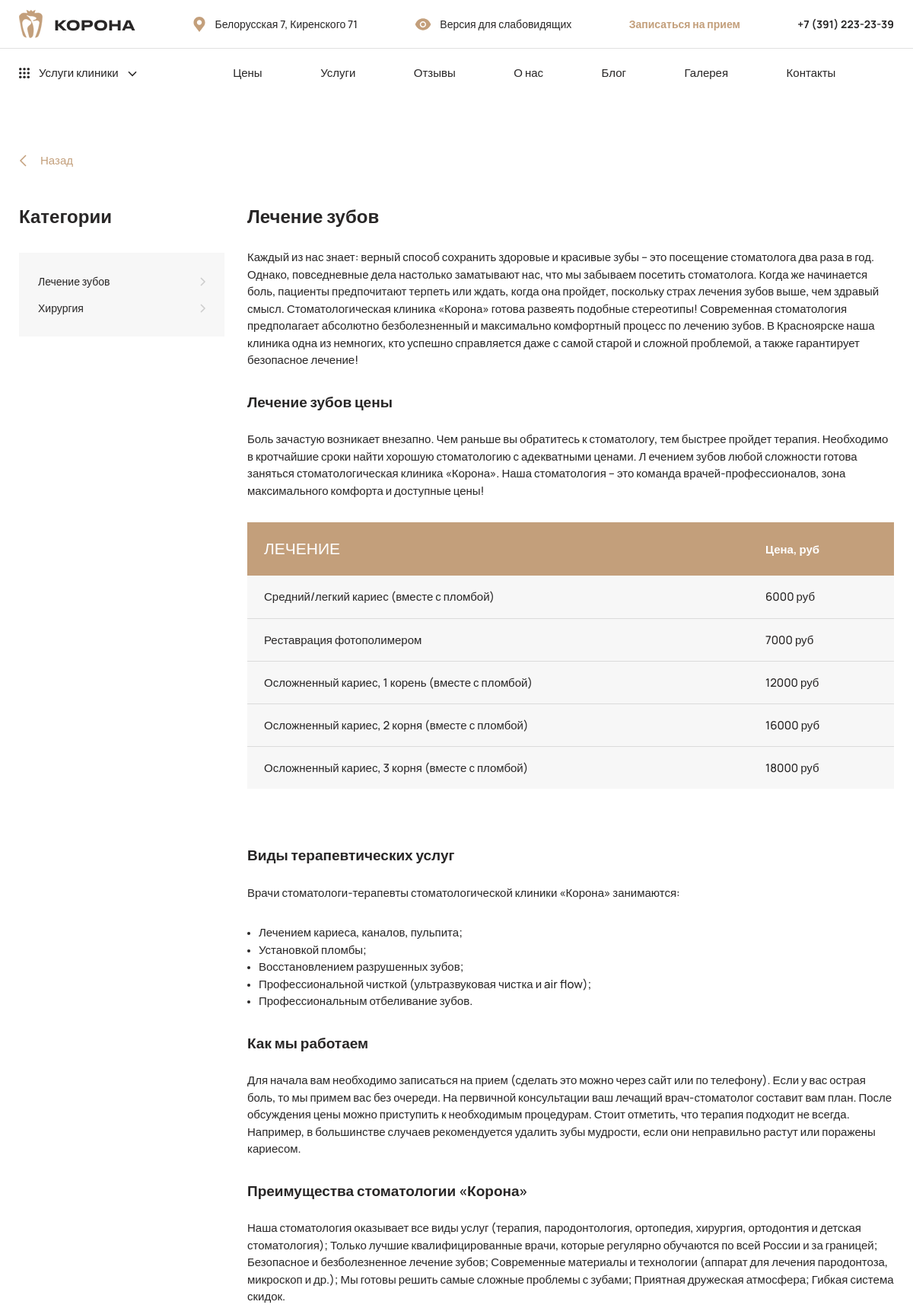
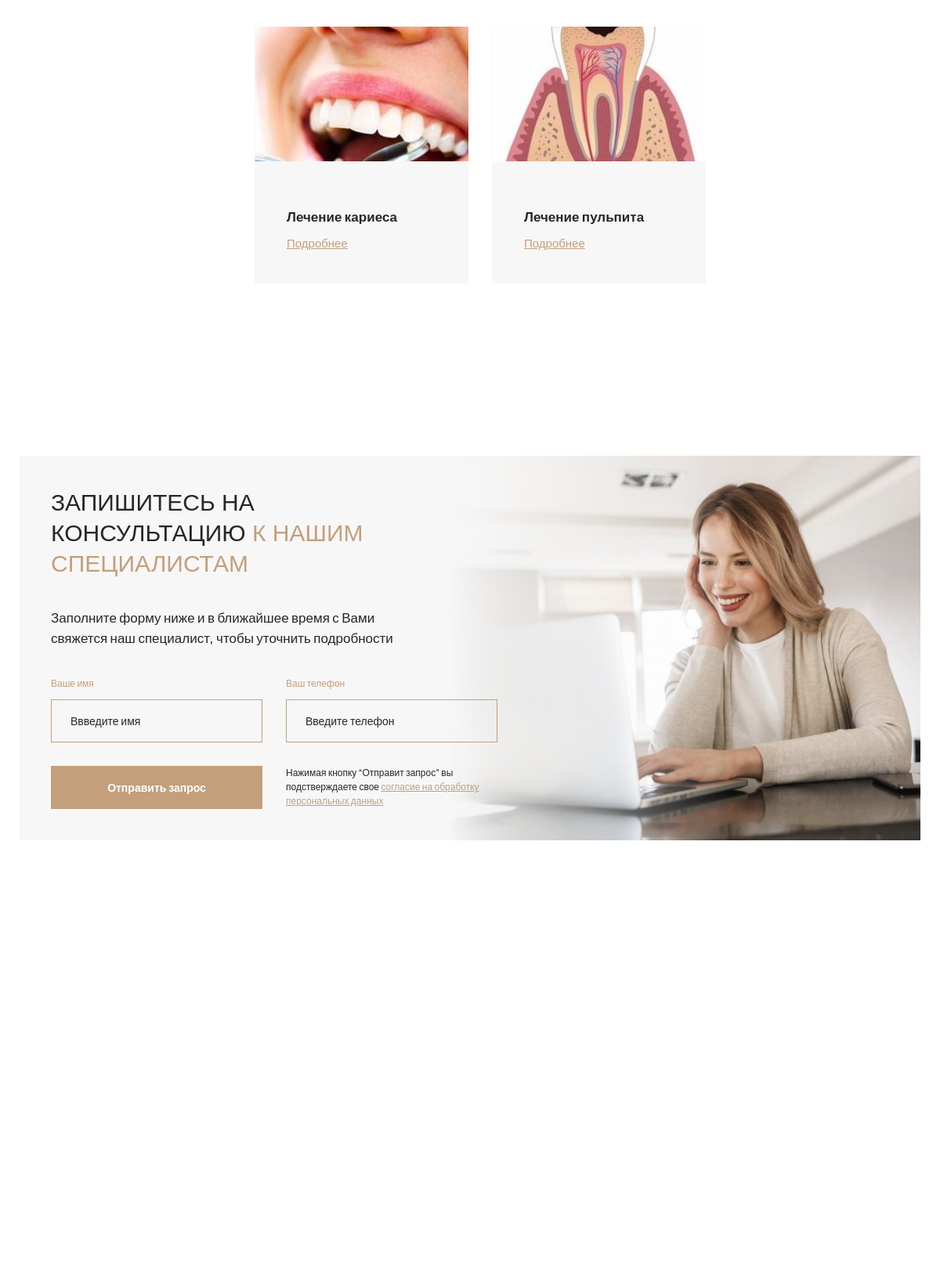
The page /uslugi/s1/ (upper part) on the database its author committed (2 pictures, top to bottom).
### services/models.py (models this page shows, shortened)
class Service(models.Model):
    url = models.TextField(
        verbose_name=_('Название страницы услуги'),
        help_text=_('Будет использоваться в URL страницы.'),
    )
    preview = models.OneToOneField(
        PreviewService,
        on_delete=CASCADE,
        verbose_name=_('Превью для главной'),
        related_name='service'
    )
    name = models.TextField(
        verbose_name=_('Название услуги'),
    )
    description = models.TextField(
        verbose_name=_('Описание услуги'),
    )
    title_price_block = models.TextField(
        verbose_name=_('Заголовок для блока цен'),
    )
    description_price_block = models.TextField(
        verbose_name=_('Описание для блока цен'),
    )
    class Meta:
        verbose_name = _('Услуга')
        verbose_name_plural = _('Услуги')
    def get_absolute_url(self) -> str:
        return reverse('services:service', args=(str(self.url), ))

class Therapy(models.Model):
    name = models.TextField(
        verbose_name=_('Название'),
    )
    price = models.IntegerField(
        verbose_name=_('Цена'),
        validators=[validators.MinValueValidator(0)],
    )
    description = models.TextField(
        verbose_name=_('Описание'),
        help_text=_('Необходимо для улучшения индексации страниц '
                    'поисковыми роботами.'),
    )
    service = models.ForeignKey(
        to=Service,
        on_delete=models.CASCADE,
        related_name='therapies',
        related_query_name='therapy',
    )
    class Meta:
        verbose_name = _('Лечение')
        verbose_name_plural = _('Виды лечения')

class InformationService(models.Model):
    information_markdown = models.TextField(
        verbose_name=_('Дополнительная информация об услуге'),
        help_text=_('Поддерживает markdown.'),
    )
    information_html = models.TextField(
        editable=False,
    )
    service = models.OneToOneField(
        to=Service,
        on_delete=models.CASCADE,
        related_name='information',
        related_query_name='information',
    )
    class Meta:
        verbose_name = _('Дополнительная информация')
        verbose_name_plural = _('Дополнительная информация')

class ServiceArticle(models.Model):
    url = models.TextField(
        verbose_name=_('Название страницы статьи'),
        help_text=_('Будет использоваться в URL страницы.'),
    )
    title = models.TextField(
        verbose_name=_('Заголовок статьи'),
    )
    description = models.TextField(
        verbose_name=_('Описание'),
        help_text=_('Первый абзац статьи'),
    )
    image = models.ImageField(
        upload_to='sys/article_images/',
        verbose_name=_('Изображение статьи'),
        help_text=_('Будет отображаться в статье и в '
                    'ее миниатюре в списке статей.'),
    )
    alt_image = models.TextField(
        verbose_name=_('Описание изображения'),
    )
    image_description = models.TextField(
        verbose_name=_('Описание изображение статьи'),
    )
    image_description_html = models.TextField(
        editable=False,
    )
    information_markdown = models.TextField(
        verbose_name=_('Основная информация'),
        help_text=_('Поддерживает markdown.'),
    )
    information_html = models.TextField(
        editable=False,
    )
    service = models.ForeignKey(
        to='Service',
        on_delete=models.CASCADE,
        related_name='service_articles',
        related_query_name='service_article',
        verbose_name=_('Услуга'),
    )
    class Meta:
        verbose_name = _('Статья об услуги')
        verbose_name_plural = _('Статьи об услуги')
    def get_absolute_url(self) -> str:
        return reverse('services:article',
                       args=(str(self.service.url), str(self.url), ))

### services/views.py (the view)
# urls.py: path('<str:service_url>/', views.service, name='service'),
def service(request: HttpRequest, service_url: str) -> HttpResponse:
    current_service = get_object_or_404(Service, url=service_url)
    context = {
        'current_service': current_service,
    }
    return render(request=request,
                  template_name='services/service.html',
                  context=context)

### common_info/context_processors.py (called while the page is built)
def get_site_settings(request: HttpRequest) -> Dict[str, Any]:
    return {'site_settings': SiteSettings.load()}

### services/context_processors.py (called while the page is built)
def get_all_services(request: HttpRequest) -> Dict[str, Any]:
    all_services = Service.objects.all()
    return {'all_services': all_services}

### utils/models/singleton_model.py (called while the page is built)
    @classmethod
    def load(cls):
        try:
            return cls.objects.get()
        except cls.DoesNotExist:
            return cls()

### visual_version_handler/context_processors.py (called while the page is built)
def visually_impaired(request: HttpRequest) -> Dict[str, Any]:
    visually_impaired_param: bool = request.session.get('visually_impaired', False)
    return {'visually_impaired': visually_impaired_param}

### services/templates/services/service.html (shortened to what this page needs)
{% extends 'layouts/base.html' %}
{% load static %}
 {% block content %}
<section class='service-page'>
    <div class='container'>
        <a onclick="javascript:history.back();" class="service-page__back">
            <svg width="10" height="16" viewBox="0 0 10 16" fill="none" xmlns="http://www.w3.org/2000/svg">
                    <path d="M9 1L2 8L9 15" stroke="#C39F7B" stroke-width="1.5"/>
                </svg>
            <span>Назад</span>
        </a>
        <div class='service-page__inner'>
            <div class="service-page__sidebar">
                <h3 class="service-page__title">Категории</h3>
                <div class="service-page__sidebar-items">
                    {% for service in all_services %}
                    <a href="{{ service.get_absolute_url }}" class="service-page__sidebar-item">
                        <span>{{ service.name }}</span>
                        <svg width="8" height="12" viewBox="0 0 8 12" fill="none" xmlns="http://www.w3.org/2000/svg">
                                <path d="M1 11L6 6L1 1" stroke="#CCCCCC" stroke-width="1.5"/>
                            </svg>
                    </a>
                    {% endfor %}
                </div>
            </div>
            <div class="service-page__content">
                <h1 class="service-page__title">{{ current_service.name }}</h1>
                <div class="blog-item__text">
                    <p>
                        {{ current_service.description | safe }}
                    </p>
                    <h4>{{ current_service.title_price_block }}</h4>
                    <p>
                        {{ current_service.description_price_block | safe }}
                    </p>
                    <div class="service-page__table">
                        <table>
                            <thead>
                                <tr>
                                    <th>
                                        <span class="service-page__table-title text-druk">
                                            лечение
                                        </span>
                                    </th>
                                    <th>Цена, руб</th>
                                </tr>
                            </thead>
                            <tbody>
                                {% for therapy in current_service.therapies.all %}
                                <tr>
                                    <td>{{ therapy.name }}</td>
                                    <td>{{ therapy.price }} руб</td>
                                </tr>
                                {% endfor %}
                            </tbody>
                        </table>
                    </div>
                    <div>
                        {{ current_service.information.information_html | safe }}
                    </div>
                    <div class="service-page__items-block">
                        <div class="service-page__items">
                            {% for article in current_service.service_articles.all %}
                            <div class="service-page__item">
                                <div class="service-page__item-img">
                                    <img src="{{ article.image.url }}" alt="{{ article.alt_image }}">
                                </div>
                                <div class="service-page__item-title">{{ article.title }}</div>
                                <a href="{{ article.get_absolute_url }}" class="service-page__item-link">Подробнее</a>
                            </div>
                            {% endfor %}
                    </div>
                </div>
            </div>
        </div>
</section>
{% include 'main/application.html' %}
{% endblock %}

### static/css/style.css (style rules this page uses)
* { margin: 0; padding: 0; box-sizing: border-box; font-variant-numeric: ordinal; }
body, div, p, h1, h2, h3, h4, h5, ul, li, a, form { margin: 0; padding: 0; border: 0; text-decoration: none; line-height: 1; }
html { height: 100%; }
a { color: inherit; text-decoration: none; transition: 0.4s; }
ul, li { margin: 0; padding: 0; list-style: none; }
.container { margin: 0 auto; padding: 0 10px; }
svg, path { transition: all .3s; }
body { background: #fff; font-family: 'Manrope', sans-serif; font-weight: normal; height: 100%; color: #282626; overflow-x: hidden; font-feature-settings: 'pnum' on, 'lnum' on; }
.text-druk { font-family: "Druk Text Wide Cyr", sans-serif; }
.blog-item__text { margin-top: 44px; }
.blog-item__text h4 { font-weight: bold; font-size: 19px; line-height: 140%; color: #282626; margin-bottom: 25px; }
.blog-item__text h2, .blog-item__text p, .blog-item__text h5 { font-weight: 500; font-size: 15px; line-height: 150%; color: #282626; margin-bottom: 30px; }
.blog-item__text img, .blog-item__text iframe { width: 100%; display: block; margin-bottom: 40px; }
li { font-weight: 500; font-size: 15px; line-height: 150%; color: #282626; position: relative; padding-left: 15px; }
ul { margin-bottom: 30px; }
ul li { font-weight: 500; font-size: 15px; line-height: 150%; color: #282626; position: relative; padding-left: 15px; }
ul li:before { content: ''; position: absolute; z-index: 1; width: 4px; height: 4px; border-radius: 50%; background-color: #282626; left: 0; top: 10px; }
.service-page { padding: 73px 0; }
.service-page__back { display: flex; align-items: center; font-weight: 500; font-size: 15px; line-height: 150%; color: #C39F7B; }
.service-page__back svg { margin-right: 18px; }
.service-page__inner { margin-top: 44px; display: flex; }
.service-page__title { font-weight: bold; font-size: 24px; line-height: 140%; color: #282626; margin-bottom: 32px; }
.service-page__sidebar { width: 270px; flex-shrink: 0; }
.service-page__sidebar-items { background: #F7F7F7; padding: 20px 24px 20px 25px; }
.service-page__sidebar-item { font-weight: 500; font-size: 14px; line-height: 250%; color: #282626; display: flex; align-items: center; justify-content: space-between; }
.service-page__content { margin-left: 30px; width: calc(100% - 300px); }
.service-page .blog-item__text { margin-top: -5px; }
.service-page__items { display: flex; }
.service-page__items-block { width: 100%; overflow-x: auto; margin: 37px 0 74px; }
.service-page__item { background: #F7F7F7; padding: 0px 0px 40px; width: 273px; flex-shrink: 0; }
.service-page__item:not(:last-child) { margin-right: 30px; }
.service-page__item-img { height: 172px; position: relative; overflow: hidden; }
.service-page__item-img img { min-width: 100%; min-height: 100%; position: absolute; top: 50%; left: 50%; transform: translate(-50%, -50%); }
.service-page__item-title { font-weight: 600; font-size: 17px; line-height: 140%; color: #282626; margin-top: 35px; display: flex; align-items: flex-end; height: 48px; overflow: hidden; -webkit-line-clamp: 2; -webkit-box-orient: vertical; padding: 0 41px; }
.service-page__item-link { font-weight: 500; font-size: 15px; line-height: 150%; text-decoration-line: underline; color: #C39F7B; display: block; margin-top: 11px; padding: 0 41px; }
.service-page__table { margin-bottom: 74px; }
.service-page__table-title { font-size: 21px; line-height: 140%; text-transform: uppercase; font-weight: 500; margin-bottom: 70px; }
.service-page__table table { width: 100%; background: #F7F7F7; }
.service-page__table table thead { background: #C39F7B; font-weight: bold; font-size: 15px; color: #FFFFFF; }
.service-page__table table tbody tr:not(:last-child) { border-bottom: 1px solid #DBDBDB; }
.service-page__table table th { height: 70px; }
.service-page__table table td { height: 56px; font-weight: 500; font-size: 15px; color: #282626; }
.service-page__table table td:last-child { white-space: nowrap; }
.service-page__table table td, .service-page__table table th { padding: 0 70px; }
@media screen and (max-width: 1200px) { .service-page__table table th, .service-page__table table td { padding: 0 22px; } }

### rows shown on the page
Service: name "Лечение зубов", description "Каждый из нас знает: верный способ сохранить здоровые и красивые зубы – это посещение стоматолога два раза в год. Однако, повседневные дела настолько заматывают нас, что мы забываем посетить стоматолога. Когда же начинается боль, пациенты предпочитают терпеть или ждать, когда она пройдет, поскольку страх лечения зубов выше, чем здравый смысл. Стоматологическая клиника «Корона» готова развеять подобные стереотипы! Современная стоматология предполагает абсолютно безболезненный и максимально комфортный процесс по лечению зубов. В Красноярске наша клиника одна из немногих, кто успешно справляется даже с самой старой и сложной проблемой, а также гарантирует безопасное лечение!", title_price_block "Лечение зубов цены", description_price_block "Боль зачастую возникает внезапно. Чем раньше вы обратитесь к стоматологу, тем быстрее пройдет терапия. Необходимо в кротчайшие сроки найти хорошую стоматологию с адекватными ценами. Л ечением зубов любой сложности готова заняться стоматологическая клиника «Корона». Наша стоматология – это команда врачей-профессионалов, зона максимального комфорта и доступные цены!", information.information_html "Виды терапевтических услуг Врачи стоматологи-терапевты стоматологической клиники «Корона» занимаются: Лечением кариеса, каналов, пульпита; Установкой пломбы; Восстановлением разрушенных зубов; Профессиональной чисткой (ультразвуковая чистка и air flow); Профессиональным отбеливание зубов. Как мы работаем Для начала вам необходимо записаться на прием (сделать это можно через сайт или по телефону). Если у вас острая боль, то мы примем вас без очереди. На первичной консультации ваш лечащий врач-стоматолог составит вам план. После обсуждения цены можно приступить к необходимым процедурам. Стоит отметить, что терапия подходит не всегда. Например, в большинстве случаев рекомендуется удалить зубы…"
Service: name "Хирургия"
Therapy: name "Средний/легкий кариес (вместе с пломбой)", price "6000"
Therapy: name "Реставрация фотополимером", price "7000"
Therapy: name "Осложненный кариес, 1 корень (вместе с пломбой)", price "12000"
Therapy: name "Осложненный кариес, 2 корня (вместе с пломбой)", price "16000"
Therapy: name "Осложненный кариес, 3 корня (вместе с пломбой)", price "18000"
ServiceArticle: image (picture), title "Лечение кариеса"
ServiceArticle: image (picture), title "Лечение пульпита"
